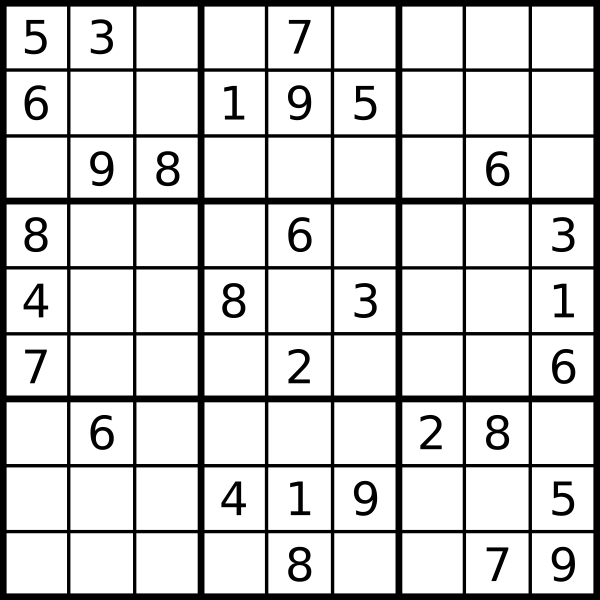
#> input picture line detection/sudoku.png, 1200 x 1200 px (shown at 1/2 size)
$ python line_detect.py
#> lines starting #> are read from the running program, lines starting #| are printed output that depends on the picture; after the words box and inside, x2 and y2 are one past the last pixel; in counts of white or black regions, pixels touching at a corner belong together
#> further down, img is the input picture: shape (1200, 1200, 3); min 0, max 255, mean 209.8
import cv2 as cv
import numpy as np

def rescaleFrame(frame, scale=0.75):            #Rescale function
#> called with scale = 0.5
    width = int(frame.shape[1] * scale)
#> width = 600
    height = int(frame.shape[0] * scale)
#> height = 600
    dimensions = (width, height)
#> dimensions = (600, 600)

    return cv.resize(frame, dimensions, interpolation = cv.INTER_AREA)
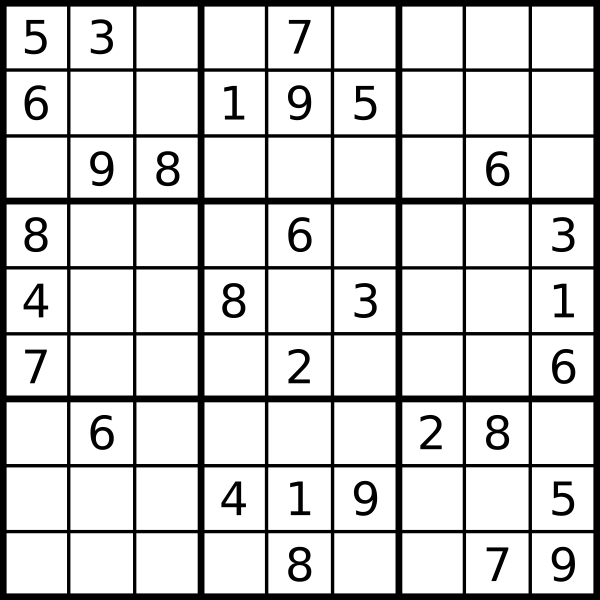
#> returned value: shape (600, 600, 3); min 0, max 255, mean 209.8


img = cv.imread('sudoku.png')
rescaled = rescaleFrame(img, scale =.5)

gray = cv.cvtColor(rescaled, cv.COLOR_BGR2GRAY)
edge = cv.Canny(gray, 100,150)
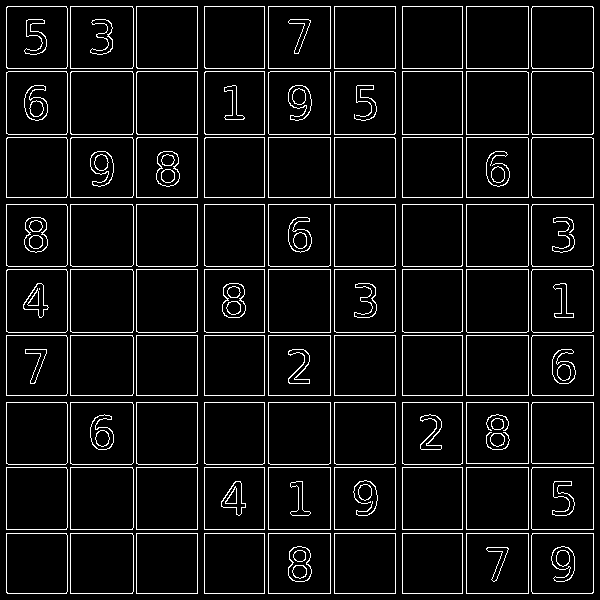
#> edge: shape (600, 600); 6.9% white in thin lines or dots

lines = cv.HoughLinesP(edge, 1, np.pi/180, 50, maxLineGap= 60)
#> lines = 37 rows, first 6: [7, 137, 591, 137], [528, 593, 528, 6], [334, 593, 334, 6], [6, 592, 6, 7], [462, 593, 462, 6], [268, 593, 268, 6]

for line in lines:
    x1, y1, x2, y2 = line[0]

    cv.line(rescaled, (x1,y1), (x2,y2), (0,255,0), thickness = 2)
#> this loop made 37 passes
#> (x1, y1, x2, y2) on passes 1 to 12: (7, 137, 591, 137), (528, 593, 528, 6), (334, 593, 334, 6), (6, 592, 6, 7), (462, 593, 462, 6), (268, 593, 268, 6), (7, 6, 592, 6), (531, 591, 531, 8), (7, 269, 592, 269), (7, 593, 592, 593), (8, 266, 591, 266), (133, 591, 133, 8)
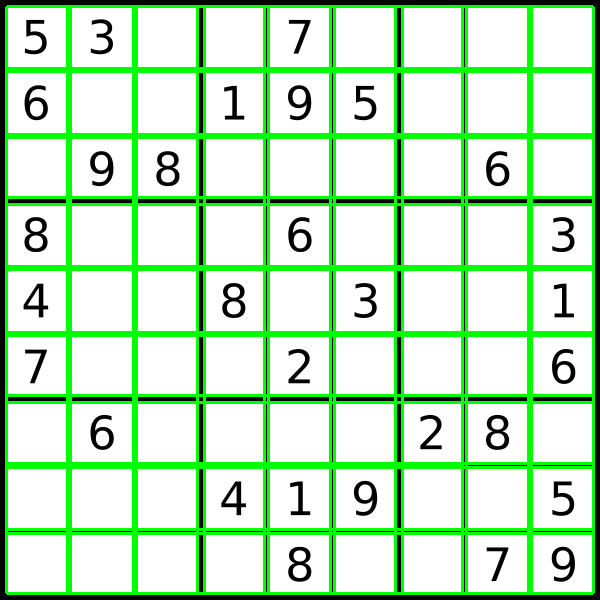
#> rescaled: shape (600, 600, 3); 17% of pixels changed, all inside (x1, y1, x2, y2) = (5, 5, 595, 595)

cv.imshow('Edges', edge)
cv.imshow('Lines detected in the image', rescaled)

cv.waitKey(0)
